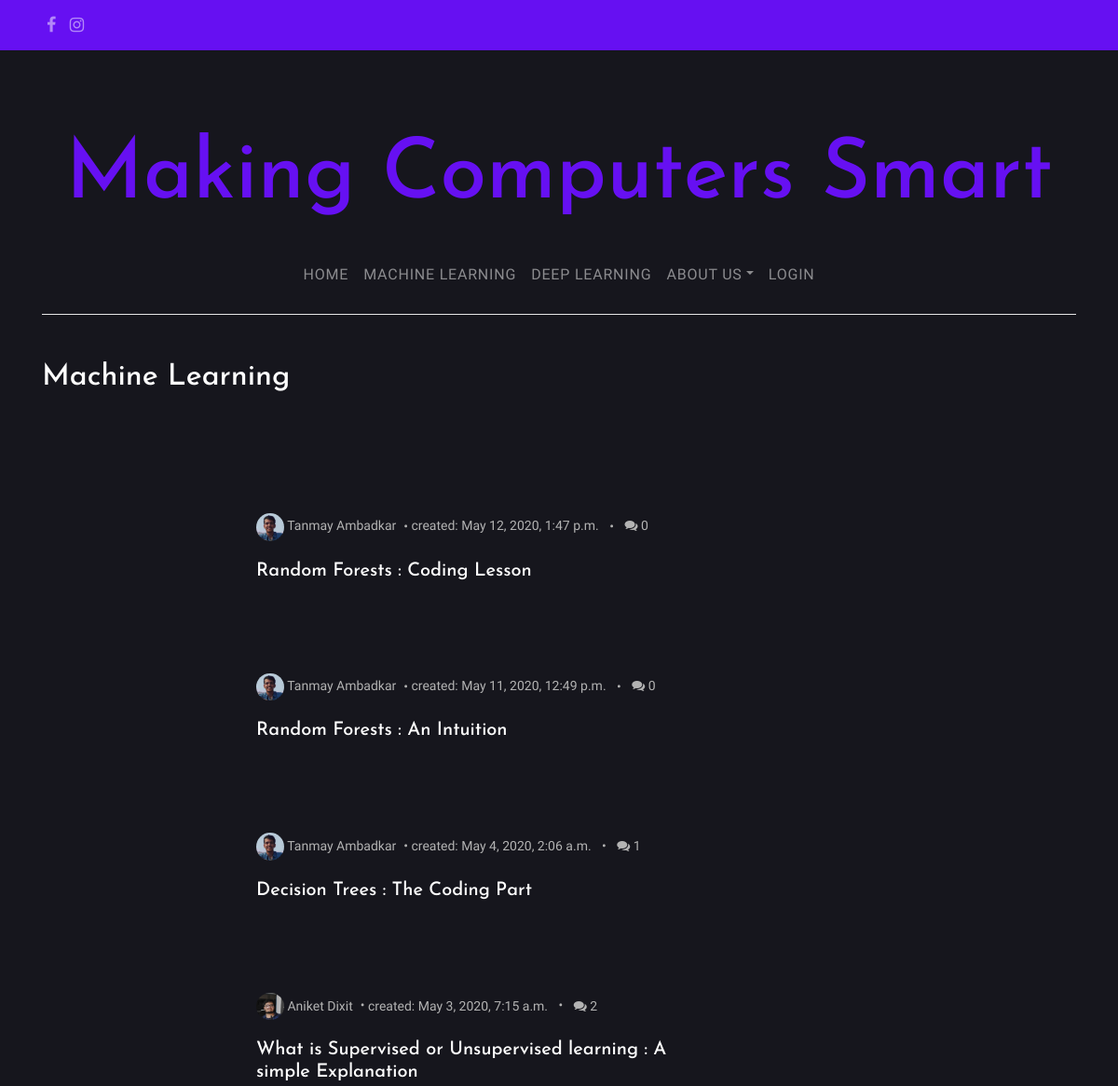
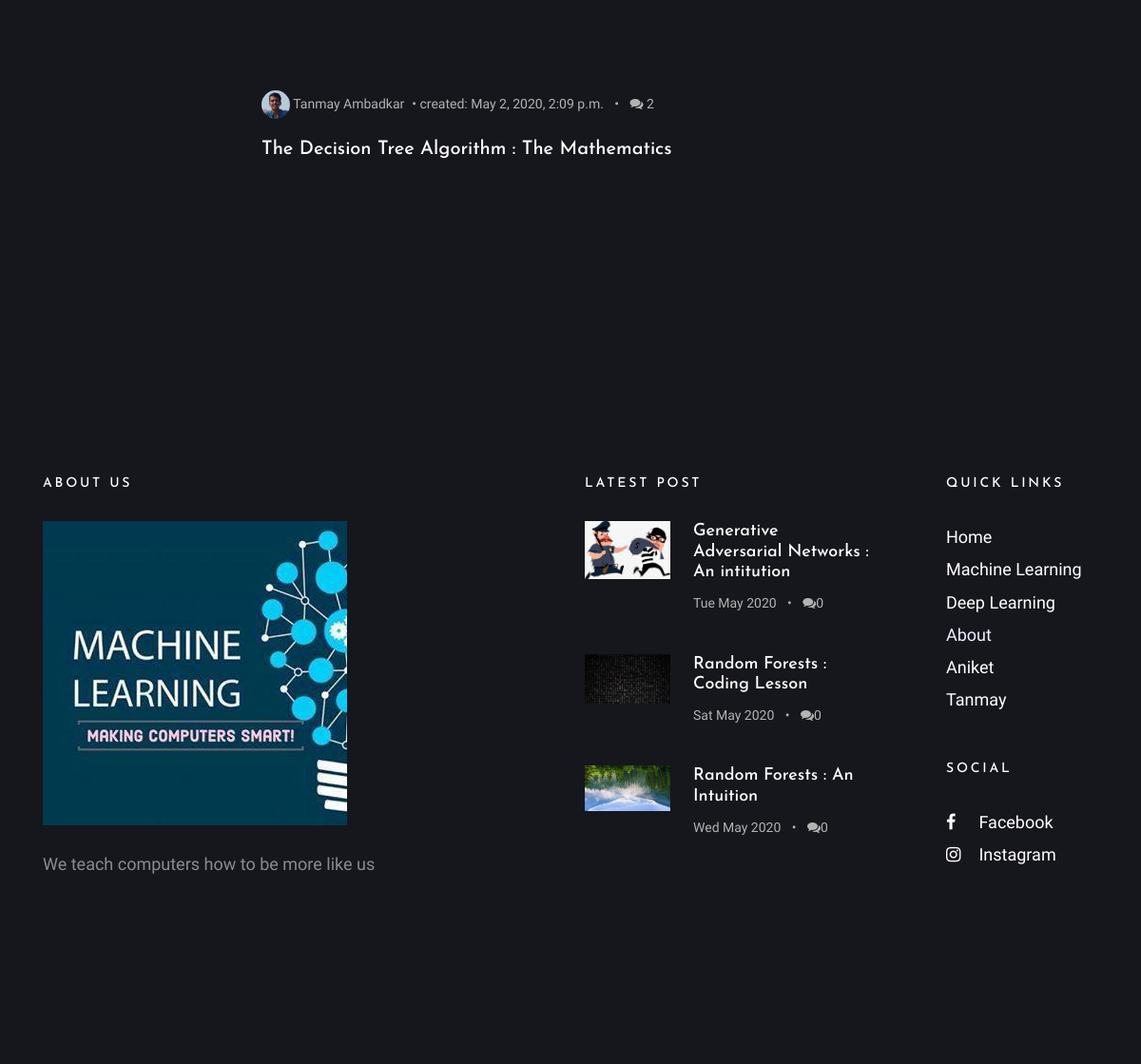
/posts/ML/, run on the app's committed database (2 pictures, top to bottom).
### blog/models.py (models this page shows, shortened)
class Post(models.Model):
    types = (
        ('D', 'Deep Learning'),
        ('M', 'Machine Learning'),
    )
    author = models.ForeignKey('UserProfileInfo', on_delete = models.CASCADE)
    title = models.CharField(max_length = 200)
    cover_img = models.ImageField(upload_to = 'cover_image', blank = True)
    text = models.TextField()
    created_date = models.DateTimeField(default = timezone.now)
    published_date = models.DateTimeField(blank = True, null = True)
    type = models.CharField(max_length = 1, choices = types, blank = True)
    def approve_comments(self):
        return self.comments.filter(approved_comment=True)

class UserProfileInfo(models.Model):
    user = models.OneToOneField(User, on_delete= models.CASCADE)
    profile_img = models.ImageField(upload_to = 'profile_pics', blank = True)
    cover_image = models.ImageField(upload_to = 'cover_profile_img', blank = True)
    description = models.TextField(blank = True)
    writeup = models.TextField(blank = True)
    instagram = models.URLField(blank = True)
    facebook = models.URLField(blank = True)
    github = models.URLField(blank = True)
    linkedin = models.URLField(blank = True)
    email = models.EmailField(blank = True)

### blog/views.py (the view)
# urls.py: path('posts/ML/', PostListView_ML.as_view(), name = 'post_list_ML'),
class PostListView_ML(TemplateView, TemplateResponseMixin):
    template_name = 'post_list_ML.html'
    def get_context_data(self, **kwargs):
         context = super(PostListView_ML, self).get_context_data(**kwargs)
         context['posts'] = Post.objects.filter(type__startswith = 'M').order_by('-published_date')
         context['topthree'] = Post.objects.filter(published_date__lte = timezone.now()).order_by('-published_date')[:3]
         return context

### blog/templates/blog/post_list_ML.html (shortened to what this page needs)
{% extends "blog/base.html" %}
{% block content %}
<section class="site-section pt-5">
  <div class="container">
    <div class="row mb-4">
      <div class="col-md-6">
        <h2 class="mb-4">Machine Learning</h2>
      </div>
    </div>
    <div class="row blog-entries">
      <div class="col-md-12 col-lg-8 main-content">
        <div class="row mb-5 mt-5">
          <div class="col-md-12">
              {% for post in posts %}
		{% if post.published_date %}
              <div class="post-entry-horzontal">
                <a href="{% url 'post_detail' pk=post.pk %}">
                  <span class="text">
                    <div class="post-meta">
                      <span class="author mr-2"><img src="/media/{{post.author.profile_img}}" alt="Colorlib">  {{post.author.user.first_name}} {{post.author.user.last_name}}</span>&bullet;
                      <span class="mr-2">created: {{post.created_date}}</span> &bullet;
                      <span class="ml-2"><span class="fa fa-comments"></span> {{post.approve_comments.count}}</span>
                    </div>
                    <h2>{{ post.title }}</h2>
                  </span>
                </a>
              </div>
		{% endif %}
              {% endfor %}
          </div>
        </div>
      </div>
    </div>
  </div>
</section>
{% endblock %}
{% block footerblock %}
    {% for post in topthree %}
    <ul>
      <li>
        <a href="{% url 'post_detail' pk=post.pk %}">
          <img src="/media/{{post.cover_img}}" alt="Image placeholder" class="mr-4">
          <div class="text">
            <h4>{{post.title}}</h4>
            <div class="post-meta">
              <span class="mr-2">{{ post.published_date|date:"D M Y"}} </span> &bullet;
              <span class="ml-2"><span class="fa fa-comments"></span>{{post.approve_comments.count}}</span>
            </div>
          </div>
        </a>
      </li>
    </ul>
    {% endfor %}
{% endblock  %}

### static/css/style.css (style rules this page uses)
body { background: black; font-family: "Inconsolata", SFMono-Regular, Menlo, Monaco, Consolas, "Liberation Mono", "Courier New", monospace; font-weight: 300; font-size: 18px; line-height: 1.9; color: #f0f0ff; }
a { -webkit-transition: .3s all ease; -o-transition: .3s all ease; transition: .3s all ease; text-decoration: none; }
h1, h2, h3, h4, h5 { color: #fff; font-family: "Josefin Sans", -apple-system, BlinkMacSystemFont, "Segoe UI", Roboto, "Helvetica Neue", Arial, sans-serif, "Apple Color Emoji", "Segoe UI Emoji", "Segoe UI Symbol", "Noto Color Emoji"; }
.site-section { padding: 7em 0; }
.blog-entries .post-meta { margin-bottom: 20px; font-size: 14px; color: #b3b3b3; }
.blog-entries .post-meta .author img { width: 30px; border-radius: 50%; display: inline-block; }
.post-entry-horzontal { margin-bottom: 30px; }
.post-entry-horzontal a { overflow: hidden; display: table; position: relative; top: 0; -webkit-transition: .1s all ease; -o-transition: .1s all ease; transition: .1s all ease; }
.post-entry-horzontal a .image, .post-entry-horzontal a .text { display: table-cell; vertical-align: middle; }
.post-entry-horzontal a .text { padding: 30px; width: calc(100 - 200px); border-left: none; }
.post-entry-horzontal a .text h2 { font-size: 20px; }
.post-entry-sidebar .post-meta { font-size: 14px; color: #b3b3b3; }
.post-entry-sidebar ul { padding: 0; margin: 0; }
.post-entry-sidebar ul li { list-style: none; padding: 0 0 20px 0; margin: 0 0 20px 0; }
.post-entry-sidebar ul li a { display: table; }
.post-entry-sidebar ul li a img { width: 90px; }
.post-entry-sidebar ul li a img, .post-entry-sidebar ul li a .text { display: table-cell; vertical-align: middle; }
.post-entry-sidebar ul li a .text h4 { font-size: 18px; }
.site-footer .post-entry-sidebar ul li a h4 { color: #fff; }
.site-footer a { color: #fff; }

### data on the page
Post: author.profile_img (picture), author.user.first_name "Tanmay", author.user.last_name "Ambadkar", created_date "May 12, 2020, 1:47 p.m.", approve_comments.count "0", title "Random Forests : Coding Lesson", cover_img (picture), published_date "Sat May 2020"
Post: author.profile_img (picture), author.user.first_name "Tanmay", author.user.last_name "Ambadkar", created_date "May 11, 2020, 12:49 p.m.", approve_comments.count "0", title "Random Forests : An Intuition", cover_img (picture), published_date "Wed May 2020"
Post: author.profile_img (picture), author.user.first_name "Tanmay", author.user.last_name "Ambadkar", created_date "May 4, 2020, 2:06 a.m.", approve_comments.count "1", title "Decision Trees : The Coding Part"
Post: author.profile_img (picture), author.user.first_name "Aniket", author.user.last_name "Dixit", created_date "May 3, 2020, 7:15 a.m.", approve_comments.count "2", title "What is Supervised or Unsupervised learning : A simple Explanation"
Post: author.profile_img (picture), author.user.first_name "Tanmay", author.user.last_name "Ambadkar", created_date "May 2, 2020, 2:09 p.m.", approve_comments.count "2", title "The Decision Tree Algorithm : The Mathematics"
Post: cover_img (picture), title "Generative Adversarial Networks : An intitution", published_date "Tue May 2020", approve_comments.count "0"
